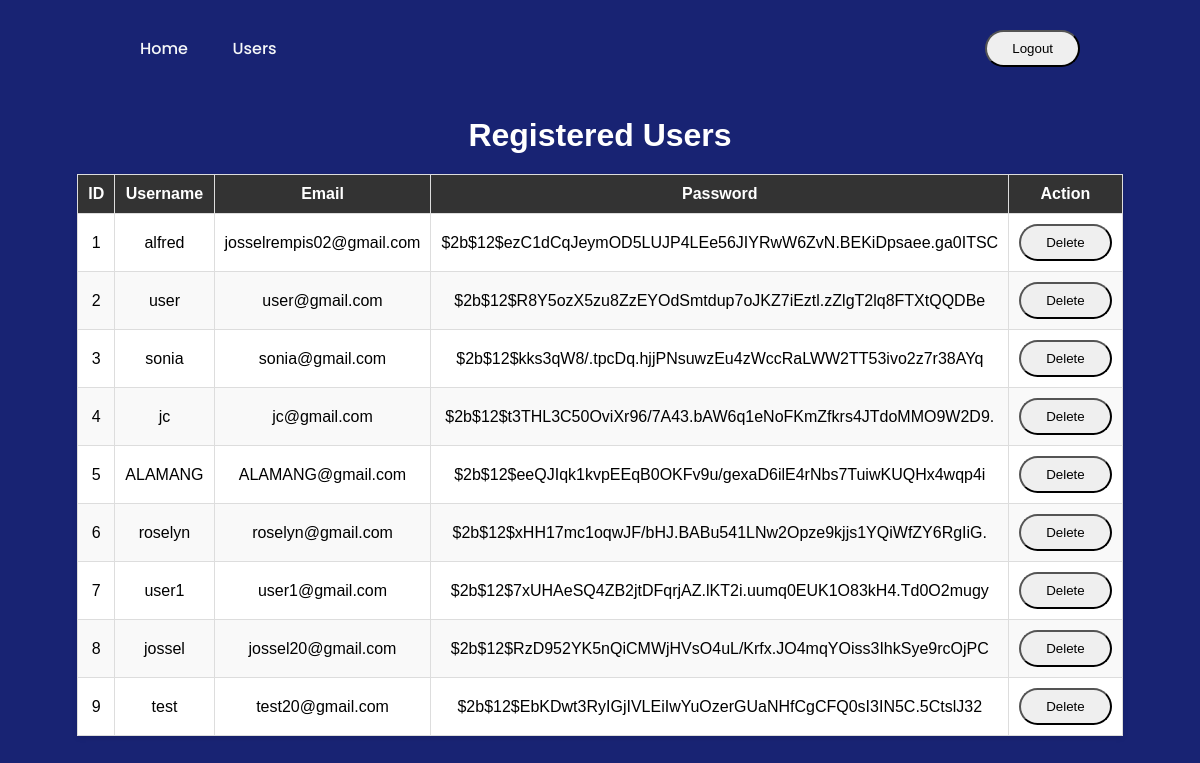
/users (signed in), run on an earlier commit of the app's database.
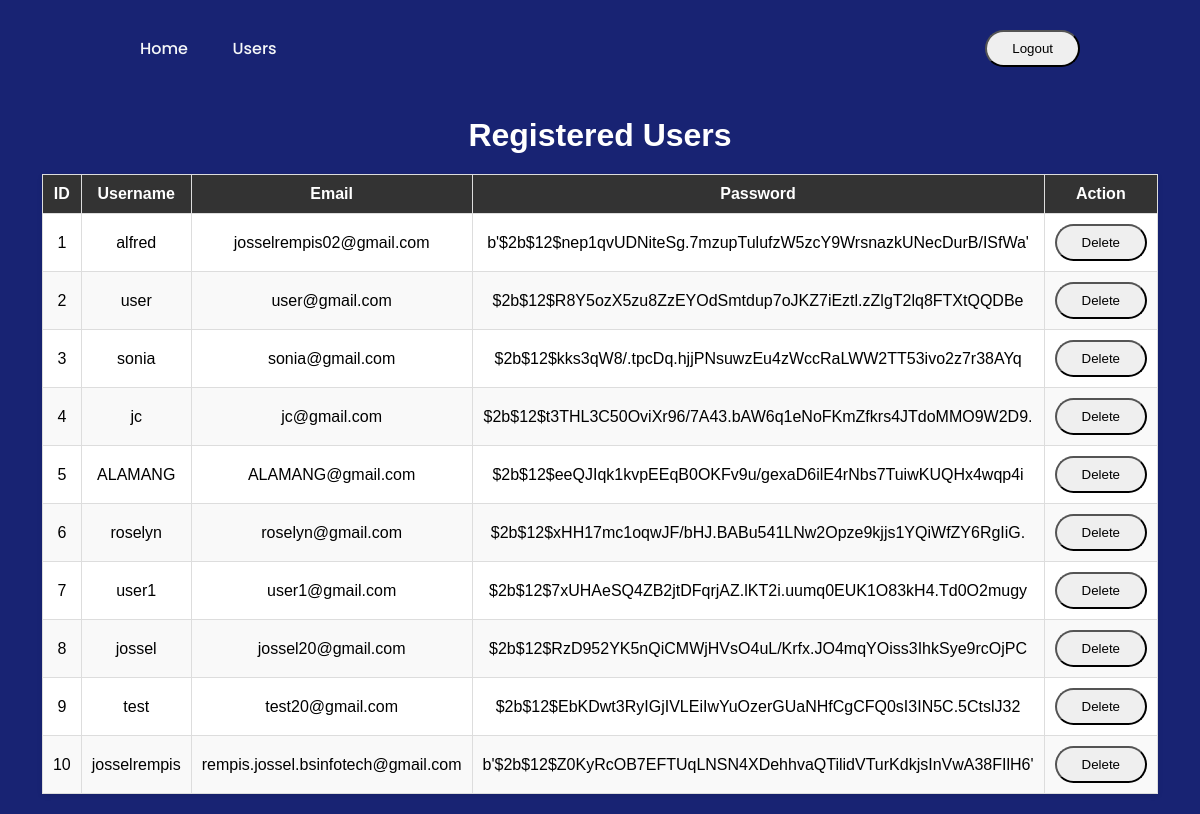
And on a later commit of the database.
### app.py (models this page shows, shortened)
class User(UserMixin, db.Model):
    id = db.Column(db.Integer, primary_key=True)
    username = db.Column(db.String(20), unique=True, nullable=False)
    email = db.Column(db.String(120), unique=True, nullable=False)
    password = db.Column(db.String(60), nullable=False)

### app.py (the view)
@app.route('/users')
@login_required
def users():
    users = User.query.all()
    return render_template('users.html', users=users)

### app.py (called while the page is built)
@login_manager.user_loader
def load_user(user_id):
    return User.query.get(int(user_id))

### templates/users.html (shortened to what this page needs)
<!DOCTYPE html>
<html lang="en">
<head>
    <link rel="stylesheet" type="text/css" href="{{ url_for('static', filename='styles2.css') }}">
</head>
<body>
   <header>
        <nav>
            <ul class="nav_links">
                <li><a href="{{ url_for('user_home') }}">Home</a></li>
                <li><a href="{{ url_for('users') }}">Users</a></li>
            </ul>
        </nav>
        <div>
            <a href="{{ url_for('logout') }}" class="cta"><button>Logout</button></a>
        </div>
    </header>
    <h1>Registered Users</h1>
    <table>
        <thead>
            <tr>
                <th>ID</th>
                <th>Username</th>
                <th>Email</th>
                <th>Password</th>
                <th>Action</th>
            </tr>
        </thead>
        <tbody>
            {% for user in users %}
            <tr>
                <td>{{ user.id }}</td>
                <td>{{ user.username }}</td>
                <td>{{ user.email }}</td>
                <td>{{ user.password }}</td>
                <td>
                    <form action="{{ url_for('delete_user', user_id=user.id) }}" method="POST">
                        <button type="submit" class="delete-btn">Delete</button>
                    </form>
                </td>
            </tr>
            {% endfor %}
        </tbody>
    </table>
</body>
</html>

What changed in the data, as far as the page shows it:
changed User "alfred": password "$2b$12$ezC1dCqJeymOD5LUJP4LEe56JIYRwW6ZvN.BEKiDpsaee.ga0ITSC" → "b'$2b$12$nep1qvUDNiteSg.7mzupTulufzW5zcY9WrsnazkUNecDurB/ISfWa'"
added User: id "10", username "josselrempis", email "rempis.jossel.bsinfotech@gmail.com", password "b'$2b$12$Z0KyRcOB7EFTUqLNSN4XDehhvaQTilidVTurKdkjsInVwA38FIlH6'"
